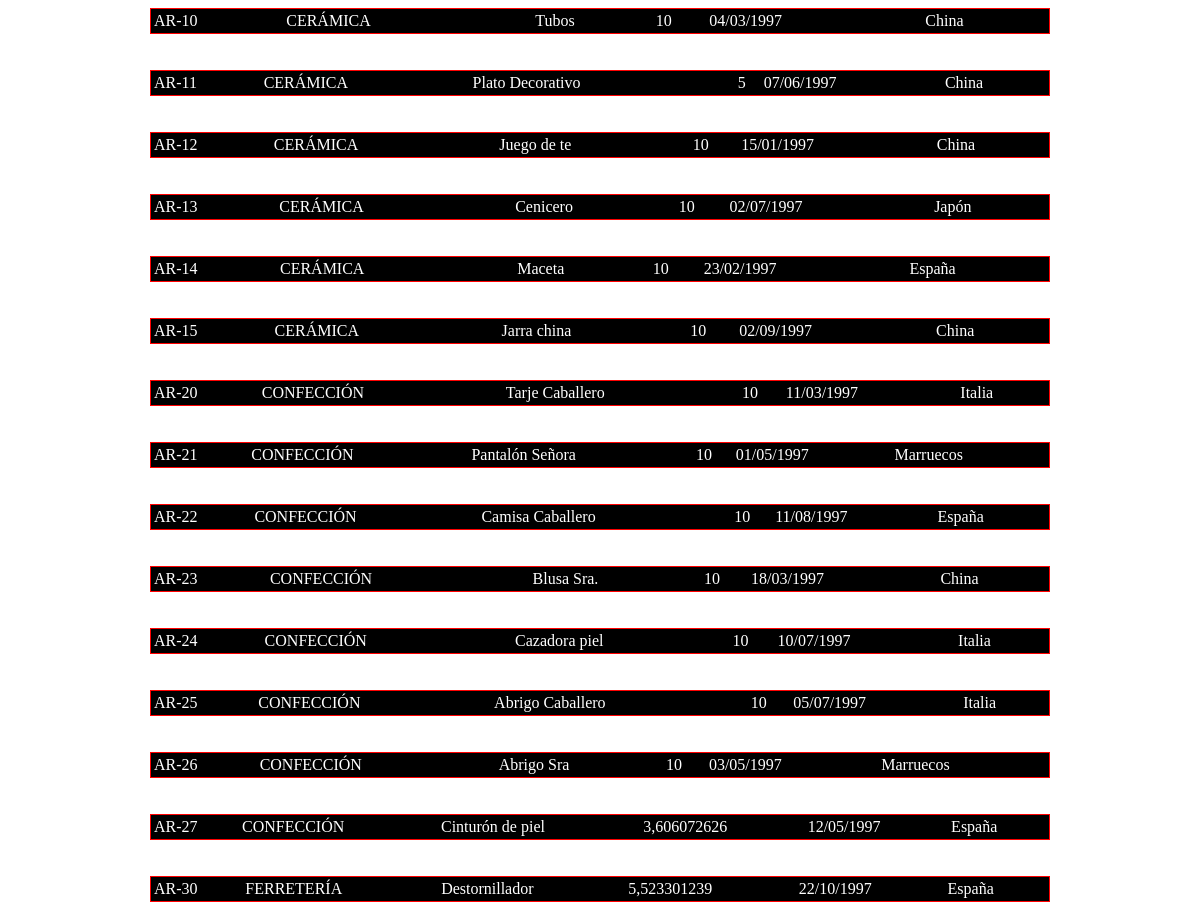
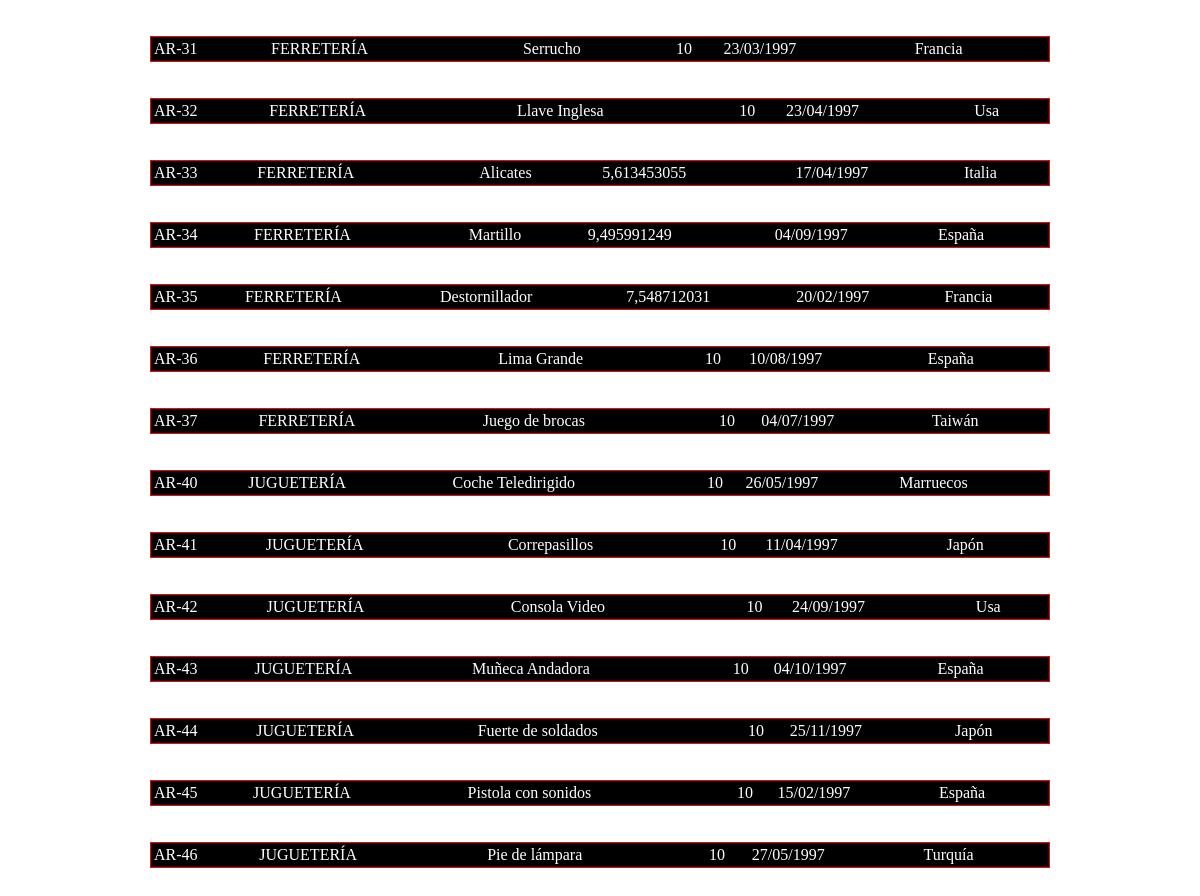
The page /Video__57__PDO_BBDD_Utilizando_Clases/Video__57__PDO_BBDD_Utilizando_Clases_Devuelve_Producto_index.php on the database its author committed (2 pictures, top to bottom).
### tables this page shows
CREATE TABLE `productos` (
  `CODIGO ARTICULO` varchar(5) DEFAULT NULL,
  `SECCIÓN` varchar(10) DEFAULT NULL,
  `NOMBRE ARTÍCULO` varchar(19) DEFAULT NULL,
  `PRECIO` varchar(11) DEFAULT NULL,
  `FECHA` varchar(10) DEFAULT NULL,
  `PAÍS DE ORIGEN` varchar(9) DEFAULT NULL,
  `FOTO` varchar(50) NOT NULL
);

### Video__57__PDO_BBDD_Utilizando_Clases/Video__57__PDO_BBDD_Utilizando_Clases_Devuelve_Producto_index.php (the view, shortened to what this page needs)
<?php
require "Video__57__PDO_BBDD_Utilizando_Clases_Devuelve_Producto.php";
$productos2 = new DevuelveProductos();
$array_productos = $productos2->get_productos();
?>
<!DOCTYPE html>
<html>
  <head>
  </head>
  <body>
    <?php
    foreach ($array_productos as $elemento) {
      echo "<table><tr><td>";
      echo $elemento["CODIGO ARTICULO"] . '</td><td>';
      echo $elemento["SECCIÓN"] . '</td><td>';
      echo $elemento["NOMBRE ARTÍCULO"] . '</td><td>';
      echo $elemento["PRECIO"] . '</td><td>';
      echo $elemento["FECHA"] . '</td><td>';
      echo $elemento["PAÍS DE ORIGEN"] . '</td><td></tr></table>';
      echo "<br>";
      echo "<br>";
    }
    ?>
  </body>
</html>

### Video__57__PDO_BBDD_Utilizando_Clases/Video__57__PDO_BBDD_Utilizando_Clases_Devuelve_Producto.php (shortened to what this page needs)
<!DOCTYPE html>
<html>
  <head>
  </head>
  <body>
    <?php
    require 'Video__57__PDO_BBDD_Utilizando_Clases.php';
    class DevuelveProductos extends Conexion {
      public function get_productos() {
        $resultado = $this->conexion_db->query("SELECT * FROM productos");
        $productos = $resultado->fetch_all(MYSQLI_ASSOC);
        return $productos;
      }
    }
    ?>
  </body>
</html>

### Video__57__PDO_BBDD_Utilizando_Clases/Video__57__PDO_BBDD_Utilizando_Clases.php (shortened to what this page needs)
<!DOCTYPE html>
<html>
  <head>
  </head>
  <body>
    <?php
    class Conexion {
      public function __construct() {
        $this->conexion_db = new mysqli(DB_HOST, DB_USUARIO, DB_CONTRA, DB_NOMBRE);
      }
    }
    ?>
  </body>
</html>

### Video__57__PDO_BBDD_Utilizando_Clases/Video__57__PDO_BBDD_Utilizando_Clases_Devuelve_Producto_index.php (style rules this page uses)
table { height: auto; width: 900px; align-content: center; background-color: #000; color: #fff; border: 1px solid #f00; padding: auto; margin: auto; }
td { align-content: center; height: auto; width: auto; }

### rows shown on the page
productos: CODIGO ARTICULO "AR-10", SECCIÓN "CERÁMICA", NOMBRE ARTÍCULO "Tubos", PRECIO "10", FECHA "04/03/1997", PAÍS DE ORIGEN "China"
productos: CODIGO ARTICULO "AR-11", SECCIÓN "CERÁMICA", NOMBRE ARTÍCULO "Plato Decorativo", PRECIO "5", FECHA "07/06/1997", PAÍS DE ORIGEN "China"
productos: CODIGO ARTICULO "AR-12", SECCIÓN "CERÁMICA", NOMBRE ARTÍCULO "Juego de te", PRECIO "10", FECHA "15/01/1997", PAÍS DE ORIGEN "China"
productos: CODIGO ARTICULO "AR-13", SECCIÓN "CERÁMICA", NOMBRE ARTÍCULO "Cenicero", PRECIO "10", FECHA "02/07/1997", PAÍS DE ORIGEN "Japón"
productos: CODIGO ARTICULO "AR-14", SECCIÓN "CERÁMICA", NOMBRE ARTÍCULO "Maceta", PRECIO "10", FECHA "23/02/1997", PAÍS DE ORIGEN "España"
productos: CODIGO ARTICULO "AR-15", SECCIÓN "CERÁMICA", NOMBRE ARTÍCULO "Jarra china", PRECIO "10", FECHA "02/09/1997", PAÍS DE ORIGEN "China"
productos: CODIGO ARTICULO "AR-20", SECCIÓN "CONFECCIÓN", NOMBRE ARTÍCULO "Tarje Caballero", PRECIO "10", FECHA "11/03/1997", PAÍS DE ORIGEN "Italia"
productos: CODIGO ARTICULO "AR-21", SECCIÓN "CONFECCIÓN", NOMBRE ARTÍCULO "Pantalón Señora", PRECIO "10", FECHA "01/05/1997", PAÍS DE ORIGEN "Marruecos"
productos: CODIGO ARTICULO "AR-22", SECCIÓN "CONFECCIÓN", NOMBRE ARTÍCULO "Camisa Caballero", PRECIO "10", FECHA "11/08/1997", PAÍS DE ORIGEN "España"
productos: CODIGO ARTICULO "AR-23", SECCIÓN "CONFECCIÓN", NOMBRE ARTÍCULO "Blusa Sra.", PRECIO "10", FECHA "18/03/1997", PAÍS DE ORIGEN "China"
productos: CODIGO ARTICULO "AR-24", SECCIÓN "CONFECCIÓN", NOMBRE ARTÍCULO "Cazadora piel", PRECIO "10", FECHA "10/07/1997", PAÍS DE ORIGEN "Italia"
productos: CODIGO ARTICULO "AR-25", SECCIÓN "CONFECCIÓN", NOMBRE ARTÍCULO "Abrigo Caballero", PRECIO "10", FECHA "05/07/1997", PAÍS DE ORIGEN "Italia"
productos: CODIGO ARTICULO "AR-26", SECCIÓN "CONFECCIÓN", NOMBRE ARTÍCULO "Abrigo Sra", PRECIO "10", FECHA "03/05/1997", PAÍS DE ORIGEN "Marruecos"
productos: CODIGO ARTICULO "AR-27", SECCIÓN "CONFECCIÓN", NOMBRE ARTÍCULO "Cinturón de piel", PRECIO "3,606072626", FECHA "12/05/1997", PAÍS DE ORIGEN "España"
productos: CODIGO ARTICULO "AR-30", SECCIÓN "FERRETERÍA", NOMBRE ARTÍCULO "Destornillador", PRECIO "5,523301239", FECHA "22/10/1997", PAÍS DE ORIGEN "España"
productos: CODIGO ARTICULO "AR-31", SECCIÓN "FERRETERÍA", NOMBRE ARTÍCULO "Serrucho", PRECIO "10", FECHA "23/03/1997", PAÍS DE ORIGEN "Francia"
productos: CODIGO ARTICULO "AR-32", SECCIÓN "FERRETERÍA", NOMBRE ARTÍCULO "Llave Inglesa", PRECIO "10", FECHA "23/04/1997", PAÍS DE ORIGEN "Usa"
productos: CODIGO ARTICULO "AR-33", SECCIÓN "FERRETERÍA", NOMBRE ARTÍCULO "Alicates", PRECIO "5,613453055", FECHA "17/04/1997", PAÍS DE ORIGEN "Italia"
productos: CODIGO ARTICULO "AR-34", SECCIÓN "FERRETERÍA", NOMBRE ARTÍCULO "Martillo", PRECIO "9,495991249", FECHA "04/09/1997", PAÍS DE ORIGEN "España"
productos: CODIGO ARTICULO "AR-35", SECCIÓN "FERRETERÍA", NOMBRE ARTÍCULO "Destornillador", PRECIO "7,548712031", FECHA "20/02/1997", PAÍS DE ORIGEN "Francia"
productos: CODIGO ARTICULO "AR-36", SECCIÓN "FERRETERÍA", NOMBRE ARTÍCULO "Lima Grande", PRECIO "10", FECHA "10/08/1997", PAÍS DE ORIGEN "España"
productos: CODIGO ARTICULO "AR-37", SECCIÓN "FERRETERÍA", NOMBRE ARTÍCULO "Juego de brocas", PRECIO "10", FECHA "04/07/1997", PAÍS DE ORIGEN "Taiwán"
productos: CODIGO ARTICULO "AR-40", SECCIÓN "JUGUETERÍA", NOMBRE ARTÍCULO "Coche Teledirigido", PRECIO "10", FECHA "26/05/1997", PAÍS DE ORIGEN "Marruecos"
productos: CODIGO ARTICULO "AR-41", SECCIÓN "JUGUETERÍA", NOMBRE ARTÍCULO "Correpasillos", PRECIO "10", FECHA "11/04/1997", PAÍS DE ORIGEN "Japón"
productos: CODIGO ARTICULO "AR-42", SECCIÓN "JUGUETERÍA", NOMBRE ARTÍCULO "Consola Video", PRECIO "10", FECHA "24/09/1997", PAÍS DE ORIGEN "Usa"
productos: CODIGO ARTICULO "AR-43", SECCIÓN "JUGUETERÍA", NOMBRE ARTÍCULO "Muñeca Andadora", PRECIO "10", FECHA "04/10/1997", PAÍS DE ORIGEN "España"
productos: CODIGO ARTICULO "AR-44", SECCIÓN "JUGUETERÍA", NOMBRE ARTÍCULO "Fuerte de soldados", PRECIO "10", FECHA "25/11/1997", PAÍS DE ORIGEN "Japón"
productos: CODIGO ARTICULO "AR-45", SECCIÓN "JUGUETERÍA", NOMBRE ARTÍCULO "Pistola con sonidos", PRECIO "10", FECHA "15/02/1997", PAÍS DE ORIGEN "España"
productos: CODIGO ARTICULO "AR-46", SECCIÓN "JUGUETERÍA", NOMBRE ARTÍCULO "Pie de lámpara", PRECIO "10", FECHA "27/05/1997", PAÍS DE ORIGEN "Turquía"
